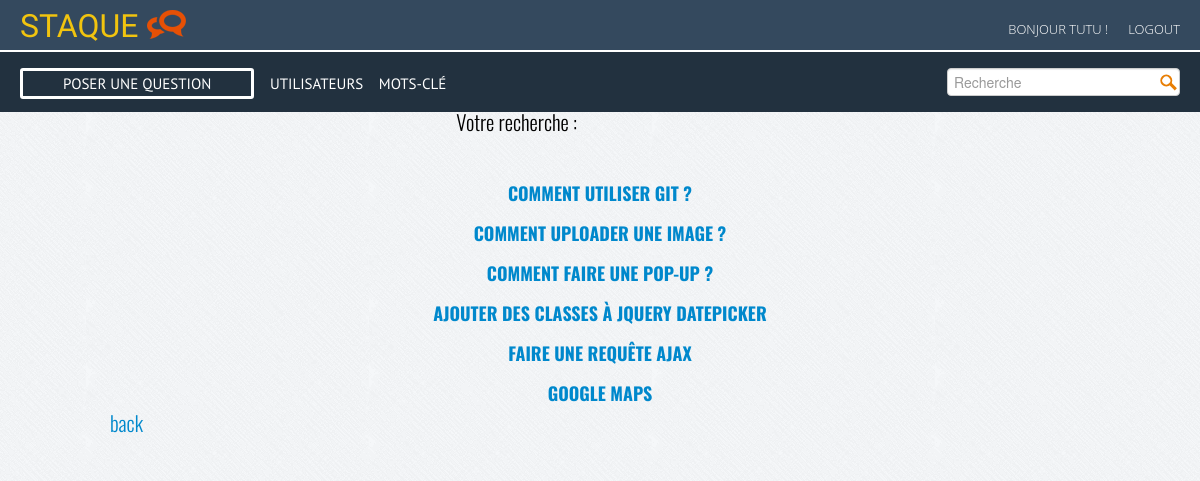
The app's page /recherche.php (signed in) with its own data.
### tables this page shows
CREATE TABLE IF NOT EXISTS `question` (
  `id` int(11) NOT NULL AUTO_INCREMENT,
  `title` varchar(250) NOT NULL,
  `content` text NOT NULL,
  `tags` varchar(255) NOT NULL,
  `user_id` int(11) NOT NULL,
  `dateCreated` datetime NOT NULL,
  `dateModified` datetime NOT NULL,
  `vues` int(11) NOT NULL,
  `points` int(11) NOT NULL,
  PRIMARY KEY (`id`)
);

### recherche.php (the view, shortened to what this page needs)
 <?php
 	include("db.php");
	include("inc/header.php");
	include("inc/nav.php");
	$recherche="";
	echo"Votre recherche :"." ".($recherche);
	echo"<br/>";
	$sql = "SELECT title,question.id FROM question
				WHERE tags LIKE '%$recherche%'";
			$stmt = $dbh->prepare($sql);
			$stmt->execute();
			$questions_tag = $stmt->fetchAll();
?>
<section class="container">
	<?php foreach($questions_tag as $question_tag){ ?>
		<h3>
			<a href="detail_question.php?id=<?= $question_tag['id'];?>"   id="lien_question" title=""><?php echo $question_tag['title']; ?></a>
		</h3>
	<?php } ?>
	<a href="index.php" id="back">back</a>
</section>
<?php
include("inc/footer.php");
?>

### css/style.css (style rules this page uses)
html, body, div, span, applet, object, iframe, h1, h2, h3, h4, h5, h6, p, blockquote, pre, a, abbr, acronym, address, big, cite, code, del, dfn, em, img, ins, kbd, q, s, samp, small, strike, strong, sub, sup, tt, var, b, u, i, center, dl, dt, dd, ol, ul, li, fieldset, form, label, legend, table, caption, tbody, tfoot, thead, tr, th, td, article, aside, canvas, details, embed, figure, figcaption, footer, header, hgroup, menu, nav, output, ruby, section, summary, time, mark, audio, video { margin: 0; padding: 0; border: 0; font-size: 100%; vertical-align: baseline; }
article, aside, details, figcaption, figure, footer, header, hgroup, menu, nav, section { display: block; }
body { line-height: 1; }
body { font: 300 1.3rem/1.3rem Oswald; color: #000; background: url(../img/fond.png) scroll repeat 0 0 #f3f2f2; }
h3 { text-transform: uppercase; font-size: 18px; text-align: center; }
.container { width: 980px; zoom: 1; margin: 0 auto; padding: 20px; margin-top: 20px; }

### records on screen
question: title "COMMENT UTILISER GIT ?"
question: title "COMMENT UPLOADER UNE IMAGE ?"
question: title "COMMENT FAIRE UNE POP-UP ?"
question: title "AJOUTER DES CLASSES À JQUERY DATEPICKER"
question: title "FAIRE UNE REQUÊTE AJAX"
question: title "GOOGLE MAPS"

### other values on screen
$_SESSION['user']['pseudo'] "TUTU"
